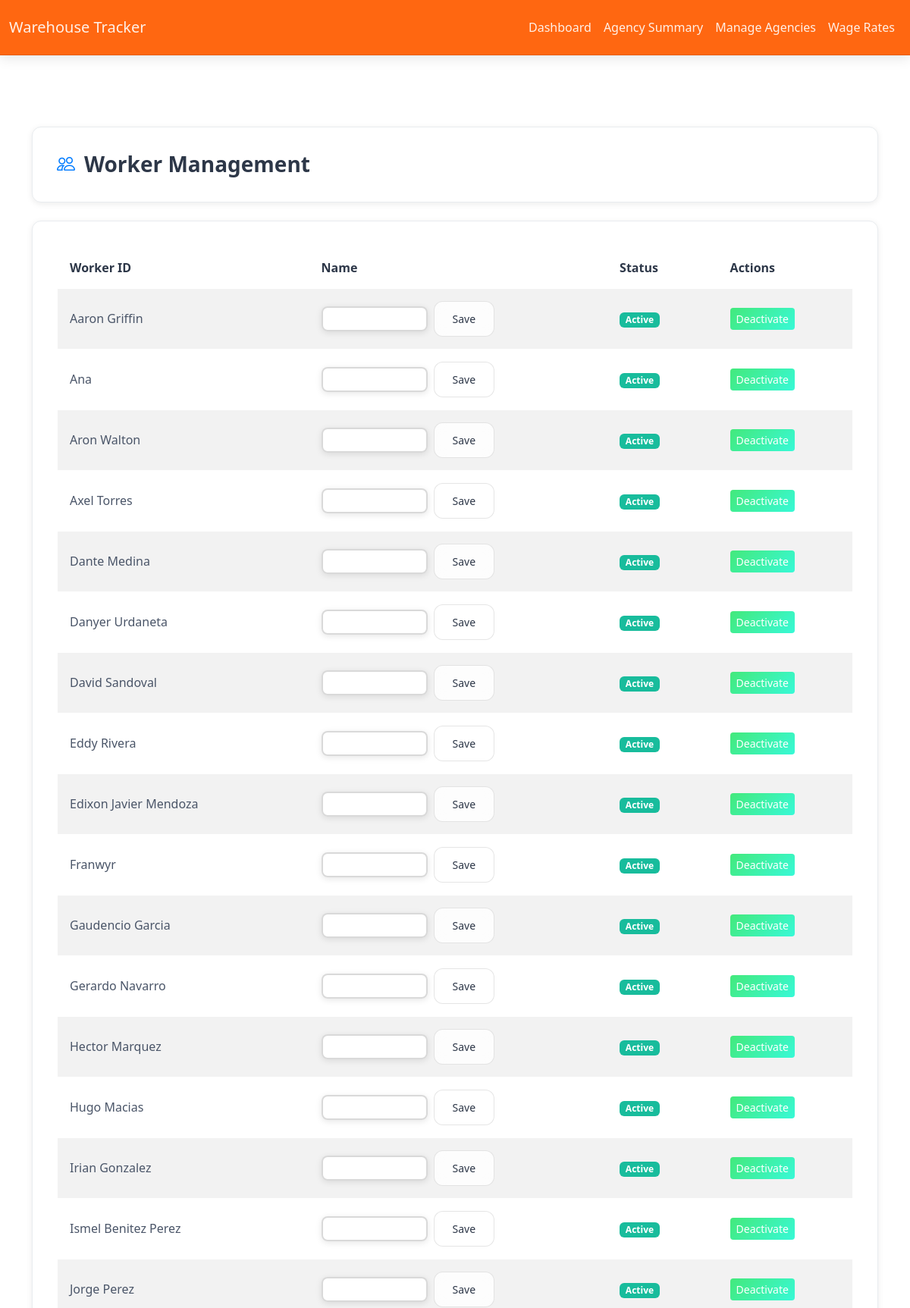
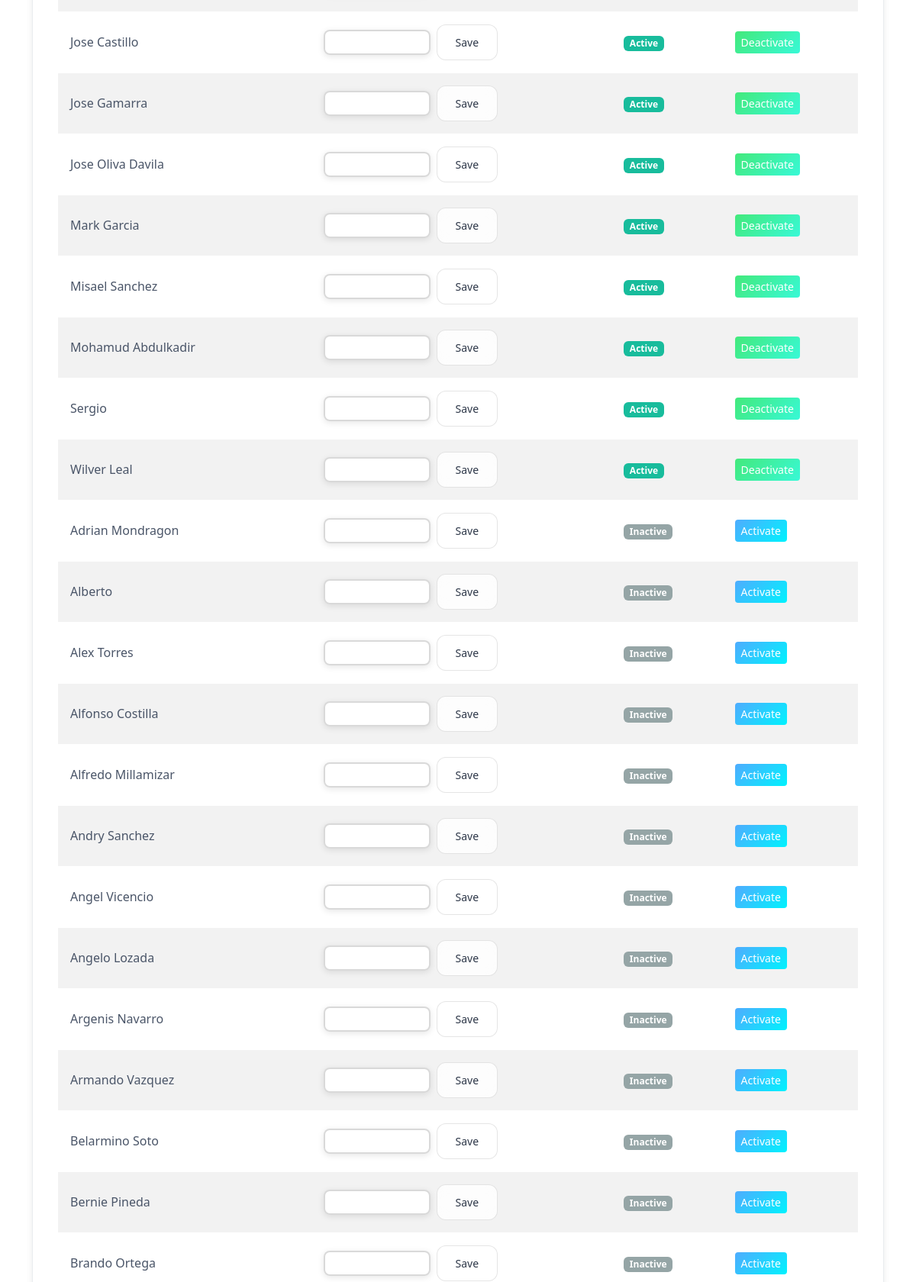
The page /workers (upper part) on the database its author committed (2 pictures, top to bottom).
### app/models.py (models this page shows, shortened)
class Worker(db.Model):
    __tablename__ = 'worker'
    id = db.Column(db.Integer, primary_key=True)
    worker_id = db.Column(db.String(64), unique=True, nullable=False, index=True)
    name = db.Column(db.String(128), nullable=True)
    is_active = db.Column(db.Boolean, default=True, nullable=False)

### app/routes/dashboard.py (the view, shortened to what this page needs)
@dashboard_bp.route('/workers', methods=['GET', 'POST'])
def manage_workers():
    from ..models import Worker
    workers = Worker.query.order_by(Worker.is_active.desc(), Worker.worker_id).all()
    return render_template('manage_workers.html', workers=workers)

### app/templates/manage_workers.html (shortened to what this page needs)
{% extends "layout.html" %}
{% block content %}
<div class="page-header">
  <h1>
    <i class="bi bi-people"></i>
    Worker Management
  </h1>
</div>
<div class="data-section">
    <div class="table-responsive">
      <table class="table table-hover table-striped align-middle">
        <thead>
          <tr>
            <th>Worker ID</th>
            <th>Name</th>
            <th>Status</th>
            <th>Actions</th>
          </tr>
        </thead>
        <tbody>
          {% for w in workers %}
          <tr>
            <td>{{ w.worker_id }}</td>
            <td>
              <form method="post" class="d-inline-flex align-items-center">
                <input name="name" class="form-control form-control-sm me-2" value="{{ w.name or '' }}" style="width: 140px; display: inline-block;" />
                <button class="btn btn-sm btn-outline-secondary">Save</button>
              </form>
            </td>
            <td>
              {% if w.is_active %}
                <span class="badge bg-success">Active</span>
              {% else %}
                <span class="badge bg-secondary">Inactive</span>
              {% endif %}
            </td>
            <td>
              <form method="post" style="display:inline;">
                {% if w.is_active %}
                  <button class="btn btn-sm btn-warning">Deactivate</button>
                {% else %}
                  <button class="btn btn-sm btn-success">Activate</button>
                {% endif %}
              </form>
            </td>
          </tr>
          {% endfor %}
        </tbody>
      </table>
    </div>
</div>
{% endblock %}

### app/static/css/custom.css (style rules this page uses)
.table-responsive { overflow-x: auto; }

### app/static/css/glassmorphism.css (style rules this page uses)
:root { --glass-bg: rgba(255, 255, 255, 0.8); --glass-border: rgba(0, 0, 0, 0.1); --glass-shadow: 0 8px 32px 0 rgba(0, 0, 0, 0.15); --glass-backdrop: blur(8px); --primary-gradient: linear-gradient(135deg, #667eea 0%, #764ba2 100%); --secondary-gradient: linear-gradient(135deg, #f093fb 0%, #f5576c 100%); --success-gradient: linear-gradient(135deg, #4facfe 0%, #00f2fe 100%); --warning-gradient: linear-gradient(135deg, #43e97b 0%, #38f9d7 100%); --danger-gradient: linear-gradient(135deg, #fa709a 0%, #fee140 100%); --info-gradient: linear-gradient(135deg, #a8edea 0%, #fed6e3 100%); --text-primary: #2d3748; --text-secondary: #4a5568; --text-light: rgba(255, 255, 255, 0.9); }
body { background: #ffffff; min-height: 100vh; color: var(--text-primary); font-family: 'Segoe UI', Tahoma, Geneva, Verdana, sans-serif; }
.btn-glass { background: var(--glass-bg); backdrop-filter: var(--glass-backdrop); -webkit-backdrop-filter: var(--glass-backdrop); border: 1px solid var(--glass-border); border-radius: 12px; color: var(--text-primary); font-weight: 500; padding: 0.75rem 1.5rem; transition: all 0.3s cubic-bezier(0.4, 0, 0.2, 1); position: relative; overflow: hidden; }
.btn-glass::before { content: ''; position: absolute; top: 0; left: -100%; width: 100%; height: 100%; background: linear-gradient(90deg, transparent, rgba(255, 255, 255, 0.2), transparent); transition: left 0.5s; }
.btn-success-glass { background: var(--success-gradient); color: white; border: none; }
.btn-warning-glass { background: var(--warning-gradient); color: white; border: none; }
.table-glass { background: rgba(255, 255, 255, 0.05); border-radius: 12px; overflow: hidden; backdrop-filter: blur(4px); border: 1px solid rgba(255, 255, 255, 0.1); }
.table-glass th { background: rgba(255, 255, 255, 0.1); border: none; color: var(--text-primary); font-weight: 600; padding: 1rem; }
.table-glass td { border: none; border-bottom: 1px solid rgba(255, 255, 255, 0.1); color: var(--text-secondary); padding: 1rem; transition: background-color 0.3s ease; }
.form-control-glass { background: rgba(255, 255, 255, 0.95); backdrop-filter: blur(4px); border: 2px solid rgba(0, 0, 0, 0.15); border-radius: 8px; color: var(--text-primary); transition: all 0.3s ease; box-shadow: 0 2px 8px rgba(0, 0, 0, 0.1); }
.form-control-glass::placeholder { color: rgba(45, 55, 72, 0.6); }
.page-header { background: #ffffff; border-radius: 12px; border: 1px solid #e9ecef; padding: 2rem; margin-bottom: 1.5rem; box-shadow: 0 2px 8px rgba(0, 0, 0, 0.08); transition: all 0.3s cubic-bezier(0.4, 0, 0.2, 1); }
.page-header h1 { color: #2d3748; font-weight: 600; font-size: 1.75rem; margin-bottom: 0; display: flex; align-items: center; gap: 0.75rem; }
.page-header h1 i { color: #007bff; font-size: 1.5rem; }
.data-section { background: #ffffff; border-radius: 12px; border: 1px solid #e9ecef; padding: 2rem; margin-bottom: 1.5rem; box-shadow: 0 2px 8px rgba(0, 0, 0, 0.08); transition: all 0.3s cubic-bezier(0.4, 0, 0.2, 1); }

### rows shown on the page
Worker: worker_id "Aaron Griffin", is_active "Active"
Worker: worker_id "Ana", is_active "Active"
Worker: worker_id "Aron Walton", is_active "Active"
Worker: worker_id "Axel Torres", is_active "Active"
Worker: worker_id "Dante Medina", is_active "Active"
Worker: worker_id "Danyer Urdaneta", is_active "Active"
Worker: worker_id "David Sandoval", is_active "Active"
Worker: worker_id "Eddy Rivera", is_active "Active"
Worker: worker_id "Edixon Javier Mendoza", is_active "Active"
Worker: worker_id "Franwyr", is_active "Active"
Worker: worker_id "Gaudencio Garcia", is_active "Active"
Worker: worker_id "Gerardo Navarro", is_active "Active"
Worker: worker_id "Hector Marquez", is_active "Active"
Worker: worker_id "Hugo Macias", is_active "Active"
Worker: worker_id "Irian Gonzalez", is_active "Active"
Worker: worker_id "Ismel Benitez Perez", is_active "Active"
Worker: worker_id "Jorge Perez", is_active "Active"
Worker: worker_id "Jose Castillo", is_active "Active"
Worker: worker_id "Jose Gamarra", is_active "Active"
Worker: worker_id "Jose Oliva Davila", is_active "Active"
Worker: worker_id "Mark Garcia", is_active "Active"
Worker: worker_id "Misael Sanchez", is_active "Active"
Worker: worker_id "Mohamud Abdulkadir", is_active "Active"
Worker: worker_id "Sergio", is_active "Active"
Worker: worker_id "Wilver Leal", is_active "Active"
Worker: worker_id "Adrian Mondragon", is_active "Inactive"
Worker: worker_id "Alberto", is_active "Inactive"
Worker: worker_id "Alex Torres", is_active "Inactive"
Worker: worker_id "Alfonso Costilla", is_active "Inactive"
Worker: worker_id "Alfredo Millamizar", is_active "Inactive"
Worker: worker_id "Andry Sanchez", is_active "Inactive"
Worker: worker_id "Angel Vicencio", is_active "Inactive"
Worker: worker_id "Angelo Lozada", is_active "Inactive"
Worker: worker_id "Argenis Navarro", is_active "Inactive"
Worker: worker_id "Armando Vazquez", is_active "Inactive"
Worker: worker_id "Belarmino Soto", is_active "Inactive"
Worker: worker_id "Bernie Pineda", is_active "Inactive"
Worker: worker_id "Brando Ortega", is_active "Inactive"
